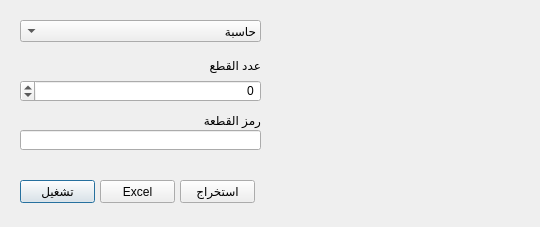
<?xml version="1.0" encoding="UTF-8"?>
<ui version="4.0">
 <class>dialog</class>
 <widget class="QDialog" name="dialog">
  <property name="geometry">
   <rect>
    <x>0</x>
    <y>0</y>
    <width>540</width>
    <height>227</height>
   </rect>
  </property>
  <property name="windowTitle">
   <string>Dialog</string>
  </property>
  <property name="layoutDirection">
   <enum>Qt::RightToLeft</enum>
  </property>
  <property name="sizeGripEnabled">
   <bool>false</bool>
  </property>
  <property name="modal">
   <bool>false</bool>
  </property>
  <widget class="QComboBox" name="comboBox">
   <property name="geometry">
    <rect>
     <x>20</x>
     <y>20</y>
     <width>241</width>
     <height>22</height>
    </rect>
   </property>
   <property name="accessibleName">
    <string>0</string>
   </property>
   <property name="layoutDirection">
    <enum>Qt::RightToLeft</enum>
   </property>
   <item>
    <property name="text">
     <string>حاسبة</string>
    </property>
   </item>
   <item>
    <property name="text">
     <string>طابعة</string>
    </property>
   </item>
   <item>
    <property name="text">
     <string>راوتر</string>
    </property>
   </item>
   <item>
    <property name="text">
     <string>New Item</string>
    </property>
   </item>
  </widget>
  <widget class="QLineEdit" name="lineEdit">
   <property name="geometry">
    <rect>
     <x>20</x>
     <y>130</y>
     <width>241</width>
     <height>20</height>
    </rect>
   </property>
   <property name="layoutDirection">
    <enum>Qt::RightToLeft</enum>
   </property>
   <property name="text">
    <string/>
   </property>
  </widget>
  <widget class="QSpinBox" name="spinBox">
   <property name="geometry">
    <rect>
     <x>20</x>
     <y>80</y>
     <width>241</width>
     <height>22</height>
    </rect>
   </property>
   <property name="layoutDirection">
    <enum>Qt::RightToLeft</enum>
   </property>
   <property name="locale">
    <locale language="English" country="UnitedStates"/>
   </property>
   <property name="frame">
    <bool>true</bool>
   </property>
   <property name="alignment">
    <set>Qt::AlignRight|Qt::AlignTrailing|Qt::AlignVCenter</set>
   </property>
   <property name="showGroupSeparator" stdset="0">
    <bool>false</bool>
   </property>
   <property name="minimum">
    <number>-300</number>
   </property>
   <property name="maximum">
    <number>300</number>
   </property>
  </widget>
  <widget class="QLabel" name="label">
   <property name="geometry">
    <rect>
     <x>200</x>
     <y>110</y>
     <width>61</width>
     <height>20</height>
    </rect>
   </property>
   <property name="text">
    <string>رمز القطعة</string>
   </property>
  </widget>
  <widget class="QLabel" name="label_2">
   <property name="geometry">
    <rect>
     <x>180</x>
     <y>50</y>
     <width>81</width>
     <height>31</height>
    </rect>
   </property>
   <property name="layoutDirection">
    <enum>Qt::RightToLeft</enum>
   </property>
   <property name="autoFillBackground">
    <bool>false</bool>
   </property>
   <property name="frameShape">
    <enum>QFrame::NoFrame</enum>
   </property>
   <property name="lineWidth">
    <number>0</number>
   </property>
   <property name="midLineWidth">
    <number>0</number>
   </property>
   <property name="text">
    <string>عدد القطع</string>
   </property>
   <property name="scaledContents">
    <bool>false</bool>
   </property>
   <property name="wordWrap">
    <bool>false</bool>
   </property>
   <property name="margin">
    <number>0</number>
   </property>
   <property name="indent">
    <number>-1</number>
   </property>
  </widget>
  <widget class="QPushButton" name="pushButton">
   <property name="geometry">
    <rect>
     <x>20</x>
     <y>180</y>
     <width>75</width>
     <height>23</height>
    </rect>
   </property>
   <property name="text">
    <string>تشغيل</string>
   </property>
  </widget>
  <widget class="QPushButton" name="pushButton_2">
   <property name="geometry">
    <rect>
     <x>180</x>
     <y>180</y>
     <width>75</width>
     <height>23</height>
    </rect>
   </property>
   <property name="text">
    <string>استخراج</string>
   </property>
  </widget>
  <widget class="QLabel" name="label_3">
   <property name="geometry">
    <rect>
     <x>270</x>
     <y>-10</y>
     <width>271</width>
     <height>241</height>
    </rect>
   </property>
   <property name="text">
    <string/>
   </property>
   <property name="textFormat">
    <enum>Qt::AutoText</enum>
   </property>
   <property name="pixmap">
    <pixmap>a.png</pixmap>
   </property>
   <property name="scaledContents">
    <bool>true</bool>
   </property>
  </widget>
  <widget class="QPushButton" name="pushButton_3">
   <property name="geometry">
    <rect>
     <x>100</x>
     <y>180</y>
     <width>75</width>
     <height>23</height>
    </rect>
   </property>
   <property name="text">
    <string>Excel</string>
   </property>
  </widget>
 </widget>
 <resources/>
 <connections/>
</ui>
